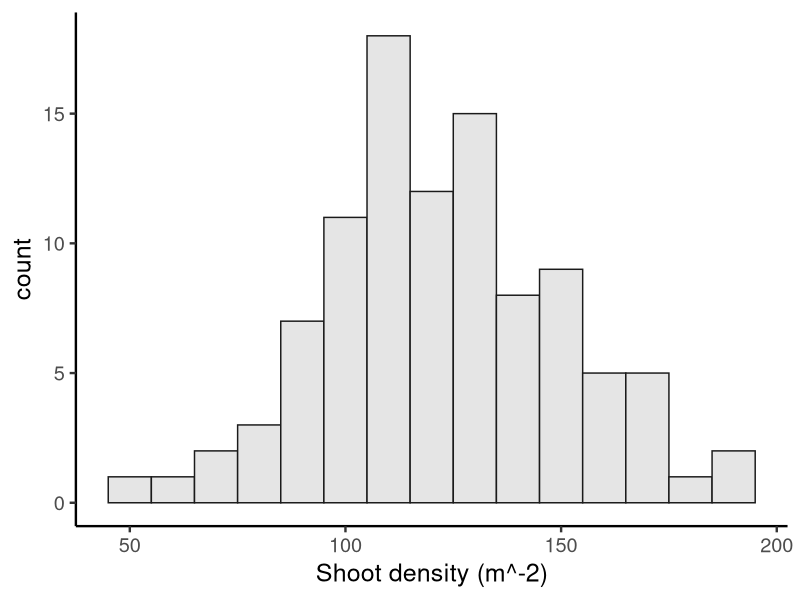

R code for this plot:
library(tidyverse)
theme_set(theme_classic(18))
set.seed(123)

# Choose population parameter2
mu1 <- 80
mu2 <- 120
sigma <- 30

# Simulate sample
restoration_n <- 100
restoration_1mean <- tibble(
  plot_id = 1:restoration_n,
  treatment = "Popsicle stick",
  shoot_density_m2 = rnorm(restoration_n, mean = mu2, sd = sigma)
)

ggplot(restoration_1mean, aes(shoot_density_m2)) + 
  geom_histogram(binwidth = 10,
                 color = "grey10",
                 fill = "grey90") +
  labs(x = "Shoot density (m^-2)")

expand_grid(
  i = 1:1e3,
  n = c(8, 12)
)

